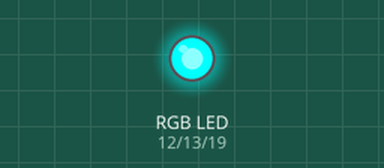
Simulated run of this program. Board: Raspberry Pi (BCM pin numbers). Parts: an RGB LED mixed from three pins (HIGH = lit). At 5.0 s the program stops and its outputs stay as they are.

Above: at 0.1 s.
At 1.1 s:
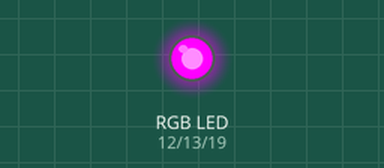
At 2.1 s:
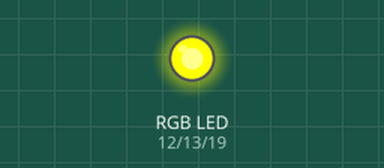
At 3.1 s:
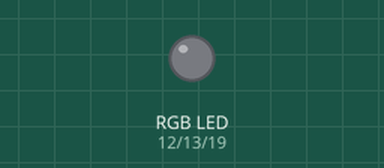
At 4.1 s:
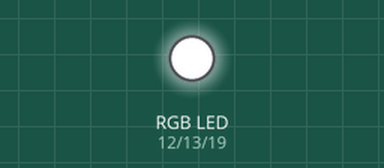
Timing chart, 0 to 5.6 s (numbered marks = the images above):
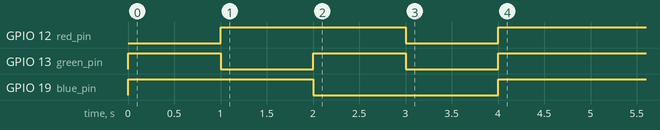

Measured:
- by itself, GPIO 12 (red_pin): LOW → HIGH at 1.0 s, → LOW 2.0 s later, → HIGH 1.0 s later
- by itself, GPIO 13 (green_pin): alternates HIGH for 1.0 s and LOW for 1.0 s, 5 changes in all, then stays HIGH
- by itself, GPIO 19 (blue_pin): LOW → HIGH at 0.00 s, → LOW 2.0 s later, → HIGH 2.0 s later

The program:

RGB_LED_-_Hardware_PWM_Test.py
```python
# !/usr/bin/env python2.7
import pigpio
from time import sleep


# Setup
pi = pigpio.pi()  # Connect to local Pi.
red_pin = 12  # Red
pi.set_mode(red_pin, pigpio.OUTPUT)
green_pin = 13  # Blue
pi.set_mode(green_pin, pigpio.OUTPUT)
blue_pin = 19  # Green
pi.set_mode(blue_pin, pigpio.OUTPUT)

def main():
    set_colour(255, 0, 0)  # Red
    sleep(1)
    set_colour(0, 255, 0)  # Green
    sleep(1)
    set_colour(0, 0, 255)  # Blue
    sleep(1)
    set_colour(255, 255, 255)  # White
    sleep(1)
    set_colour(0, 0, 0)  # Off/Black
    sleep(1)

# Set the colour of the RGB LED
def set_colour(red, green, blue):
    pi.set_PWM_dutycycle(red_pin, adjust_value(red))
    pi.set_PWM_dutycycle(green_pin, adjust_value(green))
    pi.set_PWM_dutycycle(blue_pin, adjust_value(blue))

# Invert because of common anode
def adjust_value(colour_value):
    return 255 - colour_value

# Turn LED off and release resources
def cleanup():
    pi.write(red_pin, 1)
    pi.write(green_pin, 1)
    pi.write(blue_pin, 1)
    pi.stop()  # terminate connection and release resources

if __name__ == "__main__":
    main()
    cleanup()
```
